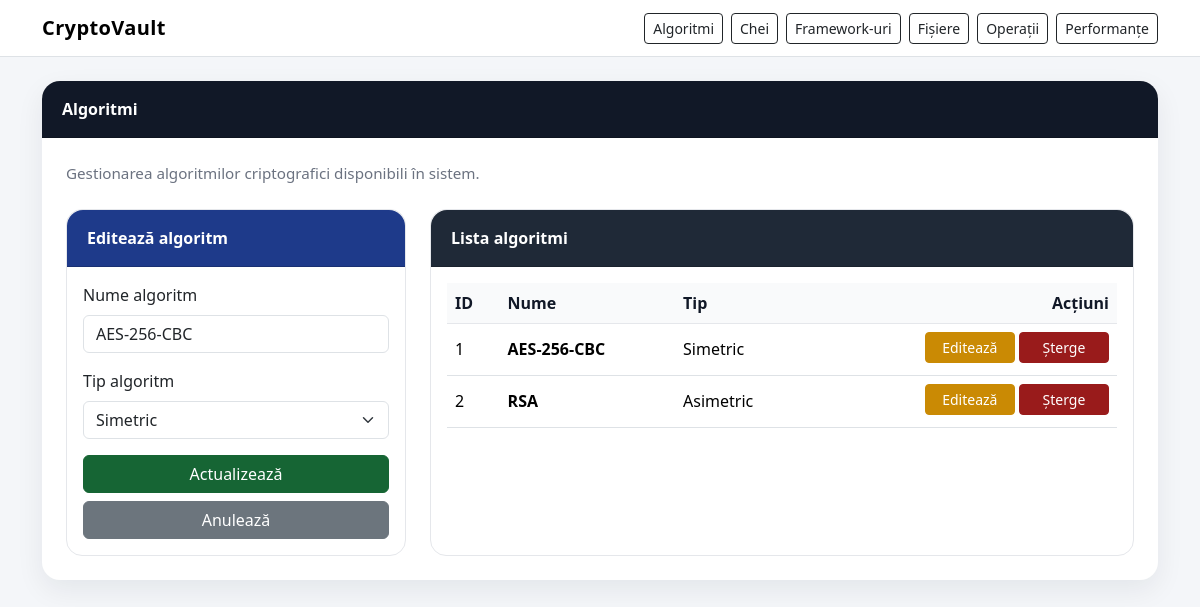
Page /algorithms?edit_algorithm=1 on the committed database.
### models.py (models this page shows)
class Algorithm(Base):
    __tablename__ = "algorithms"
    id = Column(Integer, primary_key=True, index=True)
    name = Column(String(100), nullable=False, unique=True)
    type = Column(String(50), nullable=False)
    keys = relationship("Key", back_populates="algorithm", cascade="all, delete-orphan")
    performances = relationship("Performance", back_populates="algorithm", cascade="all, delete-orphan")

### app_web.py (the view)
@app.route("/algorithms")
def show_algorithms():
    db = database.get_session()
    try:
        edit_algorithm_id = request.args.get("edit_algorithm", type=int)
        algorithms = crud.get_all_algorithms(db)
        edit_algorithm = crud.get_algorithm_by_id(db, edit_algorithm_id) if edit_algorithm_id else None
        return render_template("algorithms.html", algorithms=algorithms, edit_algorithm=edit_algorithm)
    finally:
        db.close()

### crud.py (called while the page is built)
def get_all_algorithms(db: Session):
    return db.query(models.Algorithm).order_by(models.Algorithm.id).all()

def get_algorithm_by_id(db: Session, algo_id: int):
    return db.query(models.Algorithm).filter(models.Algorithm.id == algo_id).first()

### database.py (called while the page is built)
@event.listens_for(engine, "connect")
def enable_sqlite_foreign_keys(dbapi_connection, connection_record):
    cursor = dbapi_connection.cursor()
    cursor.execute("PRAGMA foreign_keys=ON")
    cursor.close()

def get_session():
    return SessionLocal()

### templates/algorithms.html (shortened to what this page needs)
{% extends "base.html" %}
{% block content %}
<div class="card section-card">
    <div class="card-header">
        <div class="d-flex justify-content-between align-items-center flex-wrap gap-2">
            <span>Algoritmi</span>
        </div>
    </div>
    <div class="card-body p-4">
        <p class="section-subtitle mb-4">Gestionarea algoritmilor criptografici disponibili în sistem.</p>
        <div class="row g-4">
            <div class="col-lg-4">
                <div class="card form-card h-100">
                    <div class="card-header">
                        {{ "Editează algoritm" if edit_algorithm else "Adaugă algoritm" }}
                    </div>
                    <div class="card-body">
                        <form action="{{ url_for('save_algorithm') }}" method="post">
                            <div class="mb-3">
                                <label class="form-label">Nume algoritm</label>
                                <input type="text" name="name" class="form-control"
                                       value="{{ edit_algorithm.name if edit_algorithm else '' }}" required>
                            </div>
                            <div class="mb-3">
                                <label class="form-label">Tip algoritm</label>
                                <select name="type" class="form-select" required>
                                    <option value="Simetric" {% if edit_algorithm and edit_algorithm.type == 'Simetric' %}selected{% endif %}>Simetric</option>
                                </select>
                            </div>
                            <button type="submit" class="btn btn-success w-100">
                                {{ "Actualizează" if edit_algorithm else "Adaugă" }}
                            </button>
                            {% if edit_algorithm %}
                                <a href="{{ url_for('show_algorithms') }}" class="btn btn-secondary w-100 mt-2">Anulează</a>
                            {% endif %}
                        </form>
                    </div>
                </div>
            </div>
            <div class="col-lg-8">
                <div class="card table-card h-100">
                    <div class="card-header">Lista algoritmi</div>
                    <div class="card-body">
                        <div class="table-responsive">
                            <table class="table table-hover align-middle">
                                <thead>
                                    <tr>
                                        <th>ID</th>
                                        <th>Nume</th>
                                        <th>Tip</th>
                                        <th class="text-end">Acțiuni</th>
                                    </tr>
                                </thead>
                                <tbody>
                                {% for algo in algorithms %}
                                    <tr>
                                        <td>{{ algo.id }}</td>
                                        <td><strong>{{ algo.name }}</strong></td>
                                        <td>{{ algo.type }}</td>
                                        <td class="text-end">
                                            <a href="{{ url_for('show_algorithms', edit_algorithm=algo.id) }}" class="btn btn-warning btn-sm btn-action">Editează</a>
                                            <a href="{{ url_for('delete_algorithm', algo_id=algo.id) }}" class="btn btn-danger btn-sm btn-action"
                                               onclick="return confirm('Sigur vrei să ștergi acest algoritm? Vor fi șterse și cheile/performanțele asociate.')">Șterge</a>
                                        </td>
                                    </tr>
                                {% else %}
                                    <tr>
                                        <td colspan="4" class="text-center text-muted py-4">Nu există algoritmi în baza de date.</td>
                                    </tr>
                                {% endfor %}
                                </tbody>
                            </table>
                        </div>
                    </div>
                </div>
            </div>
        </div>
    </div>
</div>
{% endblock %}

### static/css/style.css (style rules this page uses)
body { background-color: #f4f6f9; color: #1f2937; }
.section-card { border: none; border-radius: 18px; box-shadow: 0 10px 28px rgba(15, 23, 42, 0.07); margin-bottom: 2rem; }
.section-card .card-header { background-color: #111827; color: white; border-top-left-radius: 18px; border-top-right-radius: 18px; padding: 1rem 1.25rem; font-weight: 600; }
.form-card { border: 1px solid #e5e7eb; border-radius: 16px; }
.form-card .card-header { background-color: #1e3a8a; color: white; border-top-left-radius: 16px; border-top-right-radius: 16px; font-weight: 600; }
.table-card { border: 1px solid #e5e7eb; border-radius: 16px; }
.table-card .card-header { background-color: #1f2937; color: white; border-top-left-radius: 16px; border-top-right-radius: 16px; font-weight: 600; }
.table thead th { background-color: #f9fafb; color: #111827; font-weight: 600; border-bottom: 1px solid #e5e7eb; }
.table td, .table th { vertical-align: middle; }
.btn-action { min-width: 90px; margin-bottom: 0.25rem; }
.btn-success { background-color: #166534; border-color: #166534; }
.btn-warning { background-color: #ca8a04; border-color: #ca8a04; color: white; }
.btn-danger { background-color: #991b1b; border-color: #991b1b; }
.section-subtitle { color: #6b7280; font-size: 0.95rem; margin-bottom: 0; }

### rows in the picture
Algorithm: name "AES-256-CBC", type "Simetric", id "1"
Algorithm: id "2", name "RSA", type "Asimetric"

### other values in the picture
{{ "Editează algoritm" if edit_algorithm else "Adaugă algoritm" }} "Editează algoritm"
{{ "Actualizează" if edit_algorithm else "Adaugă" }} "Actualizează"
